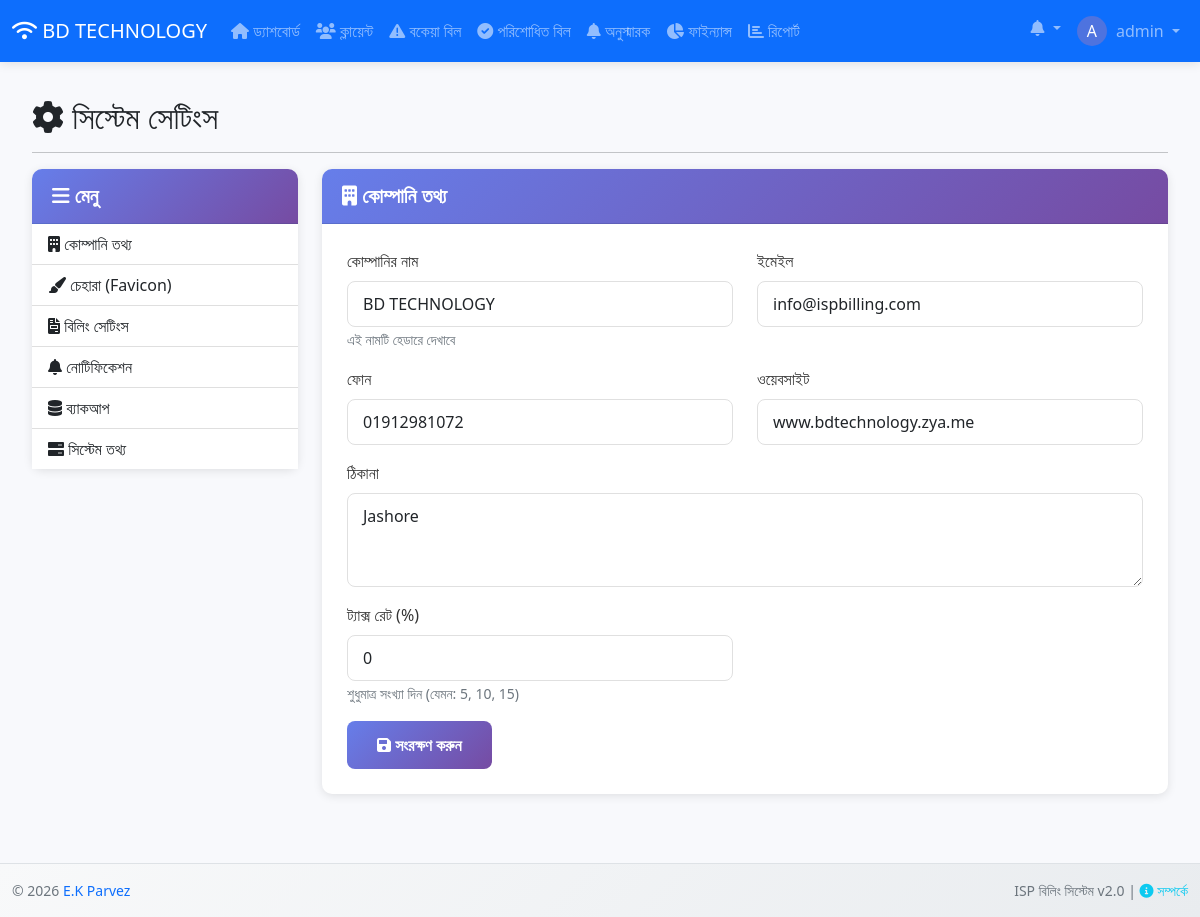
The page /pages/settings.php (signed in) on the database its author committed.
### tables this page shows
CREATE TABLE `settings` (
  `id` int(11) NOT NULL,
  `setting_key` varchar(50) DEFAULT NULL,
  `setting_value` text DEFAULT NULL
);

### pages/settings.php (the view, shortened to what this page needs)
<?php
require_once '../includes/config.php';
require_once '../includes/header.php';
function getSetting($conn, $key, $default = '') {
    $query = "SELECT setting_value FROM settings WHERE setting_key = '$key'";
    $result = mysqli_query($conn, $query);
    if ($result && mysqli_num_rows($result) > 0) {
        $row = mysqli_fetch_assoc($result);
        return $row['setting_value'];
    }
    return $default;
}
$settings_default = [
    'company_name' => 'ISP বিলিং সিস্টেম',
    'company_email' => 'info@ispbilling.com',
    'company_phone' => '01700-000000',
    'company_address' => 'ঢাকা, বাংলাদেশ',
    'company_website' => 'www.ispbilling.com',
    'tax_rate' => '0',
    'due_days' => '10',
    'invoice_prefix' => 'INV',
    'invoice_format' => 'INV-{year}-{month}-{id}',
    'currency_symbol' => '৳',
    'date_format' => 'd-m-Y',
    'sms_api_key' => '',
    'sms_sender_id' => '',
    'email_smtp_host' => '',
    'email_smtp_port' => '587',
    'email_smtp_user' => '',
    'email_smtp_pass' => '',
    'reminder_days' => '5,2,1',
    'auto_backup' => '0',
    'backup_frequency' => 'daily',
    'backup_time' => '02:00',
    'backup_retention' => '7',
    'favicon' => '',
    'system_name' => 'ISP Billing System',
    'version' => '1.0.0',
    'timezone' => 'Asia/Dhaka'
];
foreach ($settings_default as $key => $value) {
    $check = "SELECT id FROM settings WHERE setting_key = '$key'";
    $check_result = mysqli_query($conn, $check);
    if (mysqli_num_rows($check_result) == 0) {
        $insert = "INSERT INTO settings (setting_key, setting_value) VALUES ('$key', '$value')";
        mysqli_query($conn, $insert);
    }
}
?>
<div class="container-fluid settings-container">
    <div class="row">
        <div class="col-md-12">
            <h2><i class="fas fa-cog"></i> সিস্টেম সেটিংস</h2>
            <hr>
        </div>
    </div>
    <div class="row">
        <div class="col-md-3">
            <div class="card settings-card">
                <div class="card-header">
                    <h5><i class="fas fa-bars"></i> মেনু</h5>
                </div>
                <div class="card-body p-0">
                    <div class="list-group list-group-flush">
                        <a href="#company" class="list-group-item list-group-item-action" onclick="showTab('company')">
                            <i class="fas fa-building"></i> কোম্পানি তথ্য
                        </a>
                        <a href="#appearance" class="list-group-item list-group-item-action" onclick="showTab('appearance')">
                            <i class="fas fa-paint-brush"></i> চেহারা (Favicon)
                        </a>
                        <a href="#billing" class="list-group-item list-group-item-action" onclick="showTab('billing')">
                            <i class="fas fa-file-invoice"></i> বিলিং সেটিংস
                        </a>
                        <a href="#notification" class="list-group-item list-group-item-action" onclick="showTab('notification')">
                            <i class="fas fa-bell"></i> নোটিফিকেশন
                        </a>
                        <a href="#backup" class="list-group-item list-group-item-action" onclick="showTab('backup')">
                            <i class="fas fa-database"></i> ব্যাকআপ
                        </a>
                        <a href="#system" class="list-group-item list-group-item-action" onclick="showTab('system')">
                            <i class="fas fa-server"></i> সিস্টেম তথ্য
                        </a>
                    </div>
                </div>
            </div>
        </div>
        <div class="col-md-9">
            <div id="company" class="settings-tab">
                <div class="card settings-card">
                    <div class="card-header">
                        <h5><i class="fas fa-building"></i> কোম্পানি তথ্য</h5>
                    </div>
                    <div class="card-body">
                        <form method="POST">
                            <div class="row mb-3">
                                <div class="col-md-6">
                                    <label class="form-label">কোম্পানির নাম</label>
                                    <input type="text" name="company_name" class="form-control"
                                           value="<?php echo htmlspecialchars(getSetting($conn, 'company_name')); ?>" required>
                                    <small class="text-muted">এই নামটি হেডারে দেখাবে</small>
                                </div>
                                <div class="col-md-6">
                                    <label class="form-label">ইমেইল</label>
                                    <input type="email" name="company_email" class="form-control"
                                           value="<?php echo htmlspecialchars(getSetting($conn, 'company_email')); ?>" required>
                                </div>
                            </div>
                            <div class="row mb-3">
                                <div class="col-md-6">
                                    <label class="form-label">ফোন</label>
                                    <input type="text" name="company_phone" class="form-control"
                                           value="<?php echo htmlspecialchars(getSetting($conn, 'company_phone')); ?>" required>
                                </div>
                                <div class="col-md-6">
                                    <label class="form-label">ওয়েবসাইট</label>
                                    <input type="text" name="company_website" class="form-control"
                                           value="<?php echo htmlspecialchars(getSetting($conn, 'company_website')); ?>">
                                </div>
                            </div>
                            <div class="mb-3">
                                <label class="form-label">ঠিকানা</label>
                                <textarea name="company_address" class="form-control" rows="3" required><?php echo htmlspecialchars(getSetting($conn, 'company_address')); ?></textarea>
                            </div>
                            <div class="row mb-3">
                                <div class="col-md-6">
                                    <label class="form-label">ট্যাক্স রেট (%)</label>
                                    <input type="number" step="0.01" name="tax_rate" class="form-control"
                                           value="<?php echo getSetting($conn, 'tax_rate', '0'); ?>">
                                    <small class="text-muted">শুধুমাত্র সংখ্যা দিন (যেমন: 5, 10, 15)</small>
                                </div>
                            </div>
                            <button type="submit" class="btn btn-save text-white">
                                <i class="fas fa-save"></i> সংরক্ষণ করুন
                            </button>
                        </form>
                    </div>
                </div>
            </div>
        </div>
    </div>
</div>
<?php
require_once '../includes/footer.php';
?>

### includes/header.php (shortened to what this page needs)
<?php
require_once 'config.php';
?>
<!DOCTYPE html>
<html lang="bn">
<head>
    <link href="https://cdn.jsdelivr.net/npm/bootstrap@5.1.3/dist/css/bootstrap.min.css" rel="stylesheet">
    <link rel="stylesheet" href="https://cdnjs.cloudflare.com/ajax/libs/font-awesome/6.0.0/css/all.min.css">
    <link href="../assets/css/style.css" rel="stylesheet">
</head>
<body>
    <nav class="navbar navbar-expand-lg navbar-dark bg-primary">
        <div class="container-fluid">
                <?php
$company_query = "SELECT setting_value FROM settings WHERE setting_key = 'company_name'";
$company_result = mysqli_query($conn, $company_query);
$db_company_name = ($company_result && mysqli_num_rows($company_result) > 0)
                   ? mysqli_fetch_assoc($company_result)['setting_value']
                   : 'ISP বিলিং সিস্টেম';
?>
<a class="navbar-brand" href="../pages/dashboard.php">
    <i class="fas fa-wifi"></i>
    <?php echo htmlspecialchars($db_company_name); ?>
</a>
            <div class="collapse navbar-collapse" id="navbarNav">
                <ul class="navbar-nav me-auto">
                    <li class="nav-item">
                        <a class="nav-link" href="../pages/dashboard.php">
                            <i class="fas fa-home"></i> ড্যাশবোর্ড
                        </a>
                    </li>
                    <li class="nav-item">
                        <a class="nav-link" href="../pages/clients.php">
                            <i class="fas fa-users"></i> ক্লায়েন্ট
                        </a>
                    </li>
                    <li class="nav-item">
                        <a class="nav-link" href="../pages/due_bills.php">
                            <i class="fas fa-exclamation-triangle"></i> বকেয়া বিল
                        </a>
                    </li>
                    <li class="nav-item">
                        <a class="nav-link" href="../pages/paid_bills.php">
                            <i class="fas fa-check-circle"></i> পরিশোধিত বিল
                        </a>
                    </li>
                    <li class="nav-item">
                        <a class="nav-link" href="../pages/due_reminder.php">
                            <i class="fas fa-bell"></i> অনুস্মারক
                        </a>
                    </li>
                    <li class="nav-item">
    <a class="nav-link" href="../pages/expenses.php">
        <i class="fas fa-chart-pie"></i> ফাইন্যান্স
    </a>
</li>
                    <li class="nav-item">
                        <a class="nav-link" href="../pages/reports.php">
                            <i class="fas fa-chart-bar"></i> রিপোর্ট
                        </a>
                    </li>
                </ul>
                <ul class="navbar-nav">
                    <li class="nav-item dropdown">
                        <a class="nav-link dropdown-toggle" href="#" id="notificationDropdown" role="button" data-bs-toggle="dropdown">
                            <i class="fas fa-bell"></i>
                        </a>
                    </li>
                    <li class="nav-item dropdown">
                        <a class="nav-link dropdown-toggle" href="#" id="userDropdown" role="button" data-bs-toggle="dropdown">
                            <span class="user-avatar">
                                <?php echo strtoupper(substr($_SESSION['username'] ?? 'A', 0, 1)); ?>
                            </span>
                            <?php echo $_SESSION['username'] ?? 'Admin'; ?>
                        </a>
                    </li>
                </ul>
            </div>
        </div>
    </nav>
    <div class="container-fluid mt-3">

### assets/css/style.css (style rules this page uses)
:root { --primary-color: #4e73df; --success-color: #1cc88a; --info-color: #36b9cc; --warning-color: #f6c23e; --danger-color: #e74a3b; }
body { background-color: #f8f9fc; font-family: 'Segoe UI', Tahoma, Geneva, Verdana, sans-serif; }
.navbar { box-shadow: 0 2px 10px rgba(0,0,0,0.1); }
.card { border: none; border-radius: 10px; box-shadow: 0 0 15px rgba(0,0,0,0.05); transition: transform 0.2s; }
.btn { border-radius: 8px; padding: 10px 20px; font-weight: 500; transition: all 0.3s; }
.form-control, .form-select { border-radius: 8px; border: 1px solid #d1d3e2; padding: 10px 15px; }

### includes/header.php (style rules this page uses)
.user-avatar { width: 30px; height: 30px; border-radius: 50%; background: #4e73df; color: white; display: inline-flex; align-items: center; justify-content: center; margin-right: 5px; }

### pages/settings.php (style rules this page uses)
.settings-container { padding: 20px; }
.settings-card { margin-bottom: 25px; border: none; box-shadow: 0 2px 10px rgba(0,0,0,0.1); border-radius: 10px; }
.settings-card .card-header { background: linear-gradient(135deg, #667eea 0%, #764ba2 100%); color: white; border-radius: 10px 10px 0 0; padding: 15px 20px; }
.settings-card .card-header h5 { margin: 0; font-weight: 600; }
.settings-card .card-body { padding: 25px; }
.form-label { font-weight: 500; color: #333; }
.form-control, .form-select { border-radius: 8px; border: 1px solid #e0e0e0; padding: 10px 15px; }
.btn-save { background: linear-gradient(135deg, #667eea 0%, #764ba2 100%); border: none; padding: 12px 30px; font-weight: 600; border-radius: 8px; transition: all 0.3s; }

### rows shown on the page
settings: setting_value "BD TECHNOLOGY", company_name "BD TECHNOLOGY"
settings: company_email "info@ispbilling.com"
settings: company_phone "01912981072"
settings: company_website "www.bdtechnology.zya.me"
settings: company_address "Jashore"
settings: tax_rate "0"

### other values the page prints
substr($_SESSION['username'] ?? 'A', 0, 1) "A"
$_SESSION['username'] "admin"
